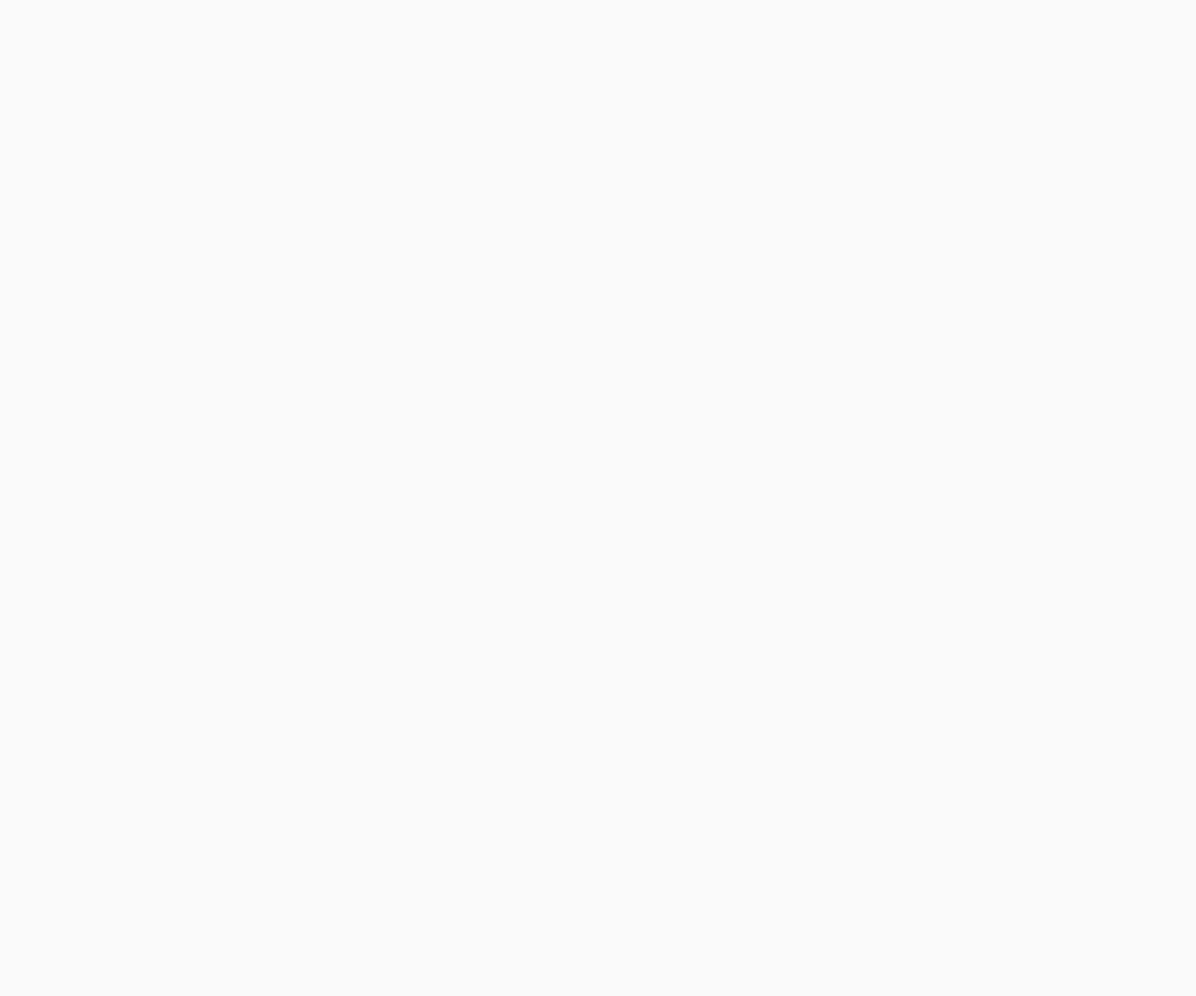
Frame 1 (no input)
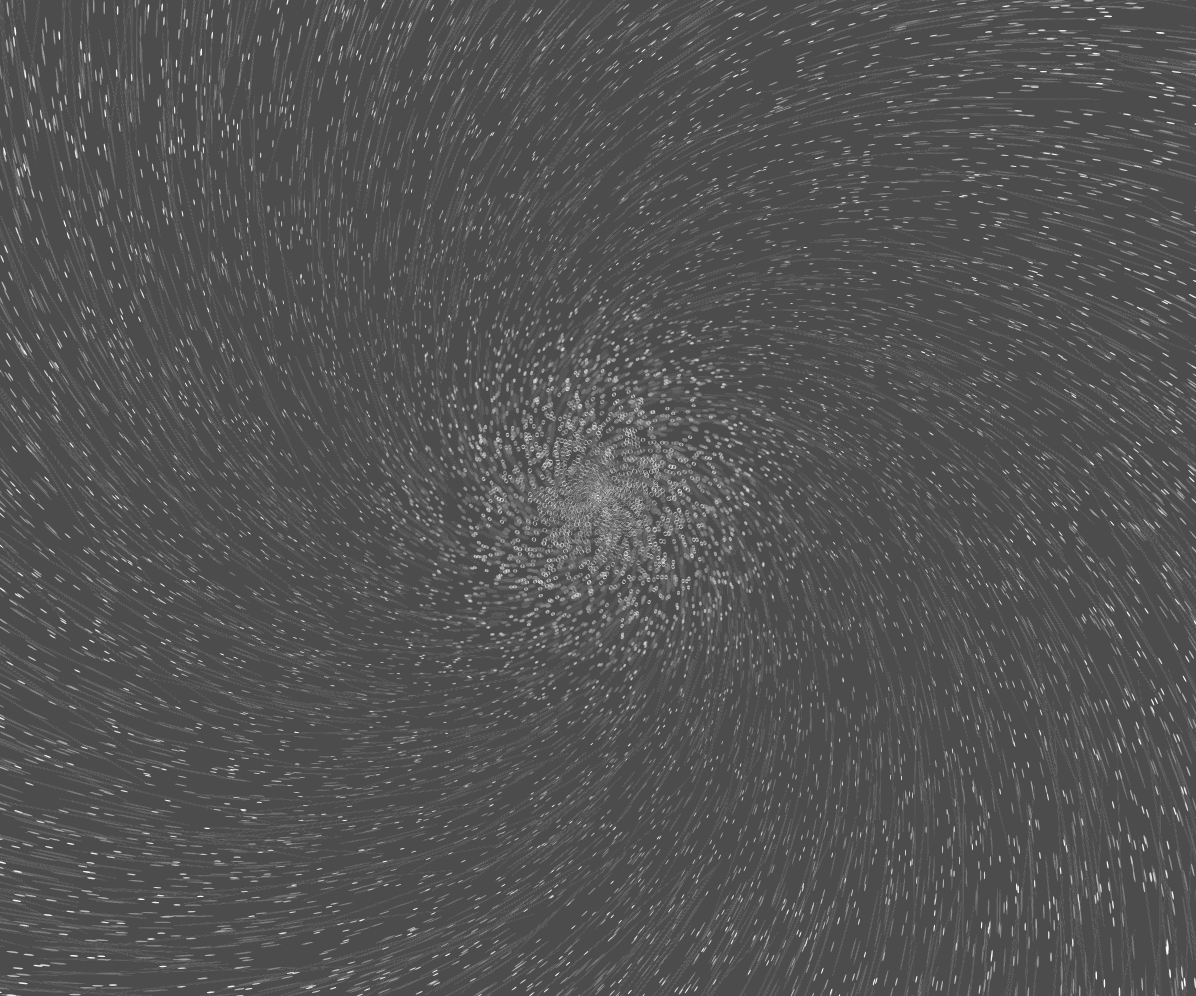
Frame 60 (no input)
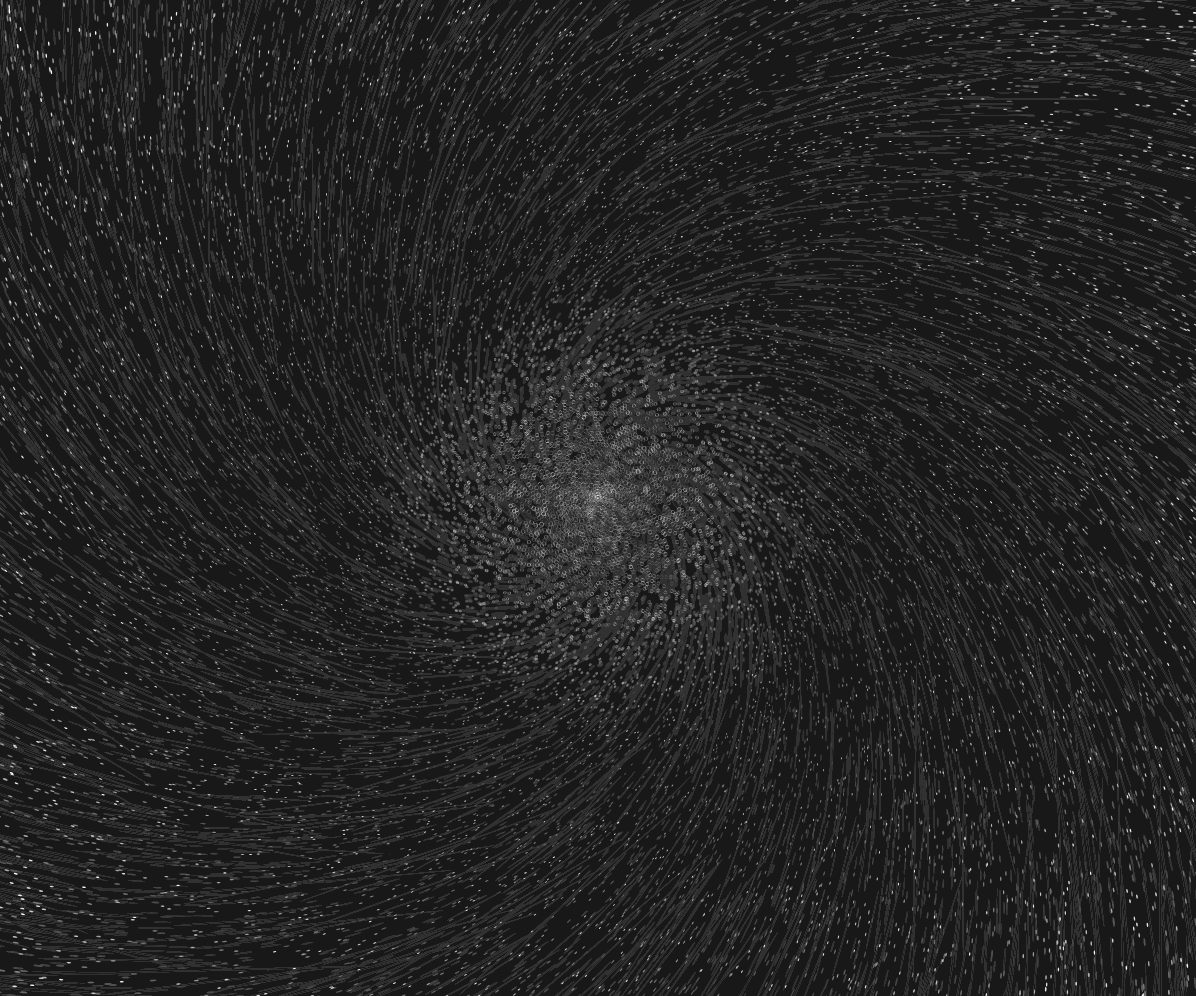
Frame 120 (the mouse pressed at the canvas centre since frame 60)

The p5.js sketch that drew these frames (run headless with seeded random() and noise() and a simulated clock; from frame 60 on, the mouse is pressed at the canvas centre):

// p5.js sketch
// ── sketch.js
let shading;

function setup() {
	createCanvas(window.innerWidth - 4, window.innerHeight - 4);
	shading = 0;
}

function draw() {
	background(0, 5);
	translate(width / 2, height / 2);
	for (var i = 0; i < 2000; i += 2) {
		stroke(255, 255 - i);
		push();
		rotate(random(360));
		strokeWeight(map(i, 0, 200, 5, 0.01));
		ellipse(i, i, (i + 10) / 333, (i + noise(33)) / shading);
		pop();
	}
	shading += 1;

	if (shading >= width * 0.9) {
		shading = width;
	}
}
